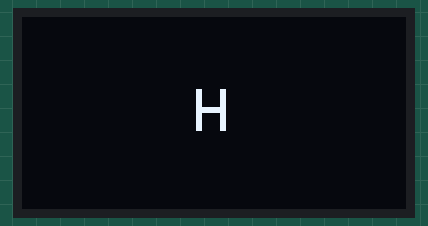
Simulated run of this sketch. Board: Arduino Uno, built with avr-gcc and run on an emulated ATmega328P. Shown: 128×64 one-colour display.

Above: at 0.3 s.
At 1.0 s:
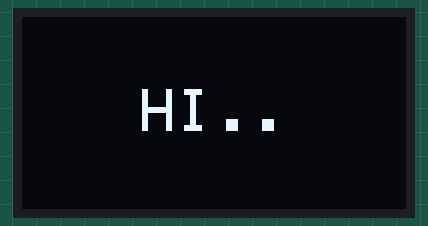

The sketch:

typing_in_centure.ino
```cpp
#include <Wire.h>
#include <Adafruit_GFX.h>
#include <Adafruit_SSD1306.h>

#define screen_width 128
#define screen_height 64
#define OLED_reset -1


Adafruit_SSD1306 display(screen_width,screen_height,&Wire,OLED_reset);

void setup() {
 display.begin(SSD1306_SWITCHCAPVCC,0x3C);
 display.clearDisplay();
 display.setTextSize(2);
 display.setTextColor(SSD1306_WHITE);

 String msg="HI...";

 for (int i=0;i<msg.length();i++){
  display.clearDisplay();
  String partial=msg.substring(0,i);
  int16_t x1,y1;
  uint16_t w,h;

  display.getTextBounds(partial,0,0,&x1,&y1,&w,&h);
  int x=(display.width()-w)/2;
  int y=(display.height()-h)/2;
  display.setCursor(x,y);
  display.print(partial);
  display.display();
  delay(200);

 }

}

void loop() {
  // put your main code here, to run repeatedly:

}
```
